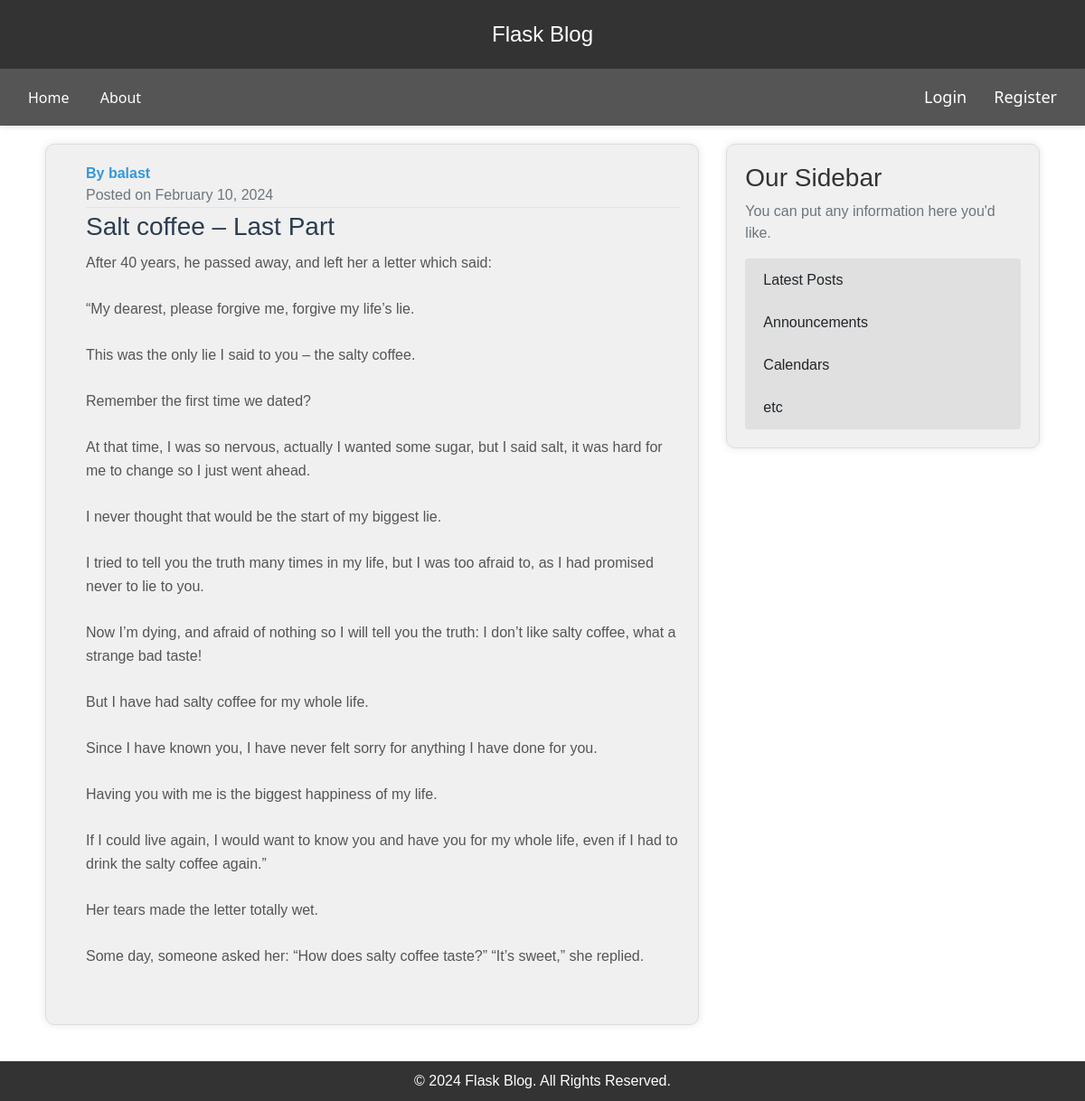
The app's page /post/4 with its own data.
### flaskblog/model.py (models this page shows, shortened)
class User(db.Model, UserMixin):
    id = db.Column(db.Integer, primary_key=True)
    username = db.Column(db.String(20), unique=True, nullable=False)
    email = db.Column(db.String(120), unique=True, nullable=False)
    image_file = db.Column(db.String(20), nullable=False, default='default.jpg')
    password = db.Column(db.String(60), nullable=False)
    posts = db.relationship('Post', backref='author', lazy=True)

class Post(db.Model):
    id = db.Column(db.Integer, primary_key=True)
    title = db.Column(db.String(100), nullable=False)
    date_posted = db.Column(db.DateTime, nullable=False, default=datetime.utcnow())
    content = db.Column(db.Text, nullable=False)
    user_id = db.Column(db.Integer, db.ForeignKey('user.id'), nullable=False)

### flaskblog/routes.py (the view)
@app.route("/post/<int:post_id>")
def post(post_id):
    post = Post.query.get_or_404(post_id)
    return render_template('post.html', title=post.title, post=post)

### flaskblog/templates/post.html (shortened to what this page needs)
{% extends "layout.html" %}
{% block content %}
    <article class="media content-section">
        <div class="media-body ml-4">
            <div class="article-metadata">
                <span class="mr-2">
                    <a href="{{ url_for('user_posts', username=post.author.username) }}" class="article-link">
                        <strong>By {{ post.author.username }}</strong><br>
                    </a>
                </span>
                <span class="text-muted">
                    Posted on {{ post.date_posted.strftime('%B %d, %Y') }}
                </span>
            </div>
            <h2 class="article-title">{{ post.title }}</h2>
            <p class="article-content">{{ post.content }}</p>
        </div>
    </article>
{% endblock content %}

### flaskblog/static/main.css (style rules this page uses)
body { background: #fafafa; color: #333333; margin-top: 5rem; }
h1, h2, h3, h4, h5, h6 { color: #444444; }
.content-section { background: #ffffff; padding: 10px 20px; border: 1px solid #dddddd; border-radius: 3px; margin-bottom: 20px; }
.article-title { color: #444444; }
.article-content { white-space: pre-line; }
.article-metadata { padding-bottom: 1px; margin-bottom: 4px; border-bottom: 1px solid #e3e3e3 }
body { display: flex; flex-direction: column; min-height: 100vh; }
.article-link { text-decoration: none; color: #3498db; transition: color 0.3s ease; }
.article-title { font-size: 28px; color: #2c3e50; margin-bottom: 10px; }
.article-content { color: #555; line-height: 1.6; }
body { background-color: #fff; margin: 0; }

### flaskblog/templates/layout.html (style rules this page uses)
body { font-family: 'Arial', sans-serif; background-color: #ffffff; color: #000000; margin: 0; padding: 0; }
.content-section { background-color: #f0f0f0; padding: 20px; margin-bottom: 20px; border-radius: 10px; box-shadow: 0 0 10px rgba(0, 0, 0, 0.1); transition: transform 0.3s ease; }
body { display: flex; flex-direction: column; min-height: 100vh; }

### records on screen
User: author.username "balast"
Post: date_posted "February 10, 2024", title "Salt coffee – Last Part", content "After 40 years, he passed away, and left her a letter which said: “My dearest, please forgive me, forgive my life’s lie. This was the only lie I said to you – the salty coffee. Remember the first time we dated? At that time, I was so nervous, actually I wanted some sugar, but I said salt, it was hard for me to change so I just went ahead. I never thought that would be the start of my biggest lie. I tried to tell you the truth many times in my life, but I was too afraid to, as I had promised never to lie to you. Now I’m dying, and afraid of nothing so I will tell you the truth: I don’t like salty coffee, what a strange bad taste! But I have had salty coffee for my whole life. Since I have…"
